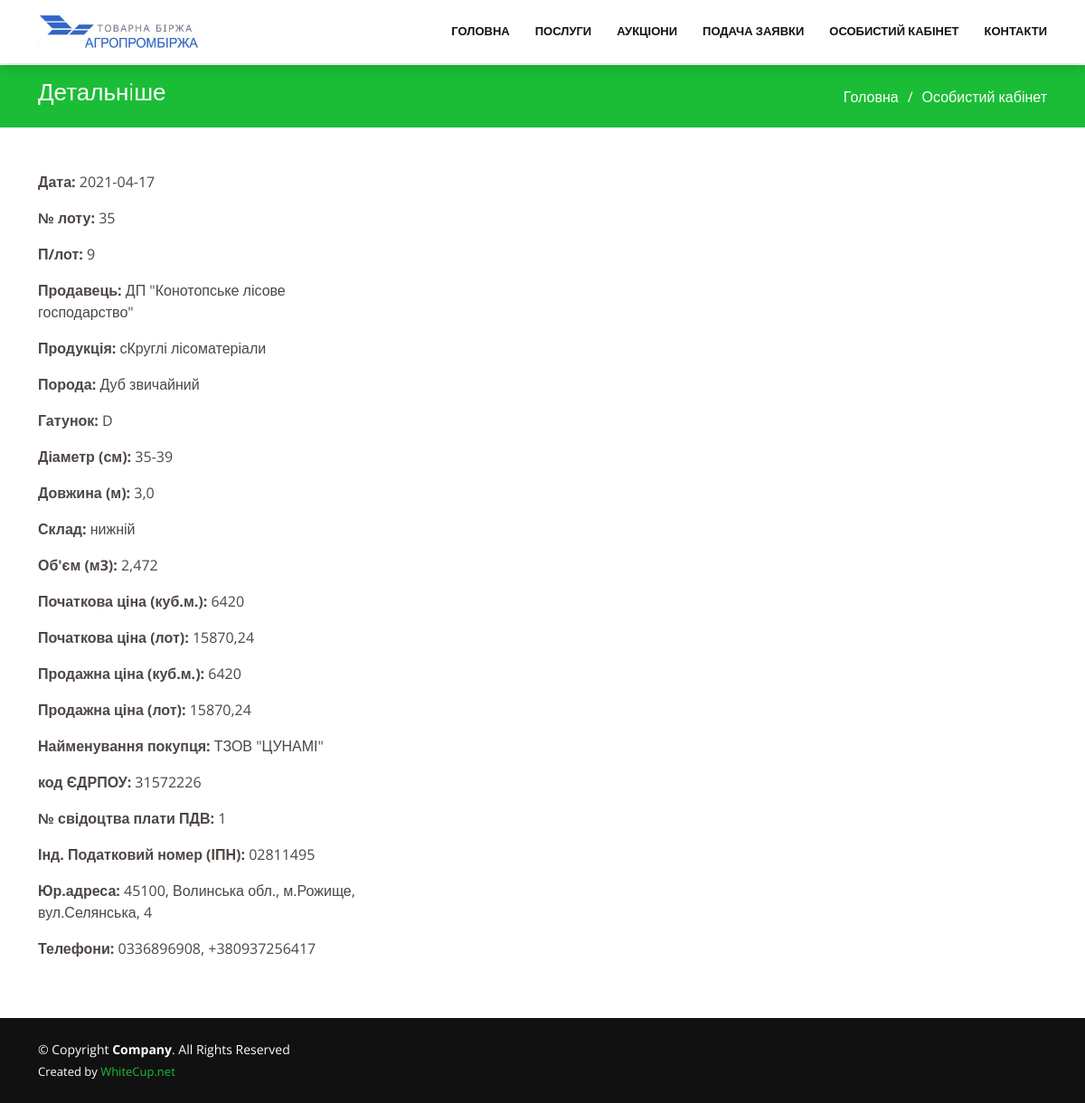
The page /csvbase/258/ on the database its author committed.
### csvbase/models.py (models this page shows, shortened)
class Csvbase(models.Model):
    date = models.CharField("Дата", max_length=150, blank=True, null=True)
    numb_lot = models.CharField("№ лоту", max_length=150, blank=True, null=True)
    p_lot = models.CharField("П/лот", max_length=150, blank=True, null=True)
    seller = models.CharField("Продавець", max_length=150, blank=True, null=True)
    product_name = models.CharField("Продукція", max_length=150, blank=True, null=True)
    product_type = models.CharField("Порода", max_length=150, blank=True, null=True)
    product_kind = models.CharField("Гатунок", max_length=150, blank=True, null=True)
    product_diameter = models.CharField("Діаметр (см)", max_length=150, blank=True, null=True)
    product_length = models.CharField("Довжина (м)", max_length=150, blank=True, null=True)
    storehouse = models.CharField("Склад", max_length=150, blank=True, null=True)
    product_size = models.CharField("Об'єм (м3)", max_length=150, blank=True, null=True)
    start_product_price = models.CharField("Початкова ціна (куб.м.)", max_length=150, blank=True, null=True)
    start_lot_price = models.CharField("Початкова ціна (лот)", max_length=150, blank=True, null=True)
    end_product_price = models.CharField("Продажна ціна (куб.м.)", max_length=150, blank=True, null=True)
    end_lot_price = models.CharField("Продажна ціна (лот)", max_length=150, blank=True, null=True)
    buyer = models.CharField("Найменування покупця", max_length=150, blank=True, null=True)
    EDRPOU = models.CharField("код ЄДРПОУ", max_length=150, blank=True, null=True)
    PDV_certificate = models.CharField("№ свідоцтва плати ПДВ", max_length=150, blank=True, null=True)
    IPN = models.CharField("Інд. Податковий номер (ІПН)", max_length=150, blank=True, null=True)
    buyer_address = models.CharField("Юр.адреса", max_length=150, blank=True, null=True)
    contact = models.CharField("Телефони", max_length=150, blank=True, null=True)
    commission = models.CharField("комісійний збір", max_length=150, blank=True, null=True)
    class Meta:
        verbose_name = "CSV"
        verbose_name_plural = "Выгрузка CSV"

### templates/site/doc1.html (shortened to what this page needs)
<!DOCTYPE html>
<html lang="en">
{% load static %}
{% include 'site/include/head.html' %}
<body>
{% include 'site/include/header.html' %}
<body>
{% include 'site/include/header.html' %}
  <main id="main">
<section id="breadcrumbs" class="breadcrumbs">
      <div class="container">
        <div class="d-flex justify-content-between align-items-center">
          <h2>Детальнiше</h2>
          <ol>
            <li><a href="{% url 'index' %}">Головна</a></li>
            <li>Особистий кабінет</li>
          </ol>
        </div>
      </div>
    </section>
    <section id="contact" class="contact" style="padding:0 0 25px 0;" >
      <div class="container">
        <div class="row mt-5" data-aos="fade-up">
          <div class="col-4">
              <p><b>Дата:</b> {{ csvbase.date }}</p>
              <p><b>№ лоту:</b> {{ csvbase.numb_lot }}</p>
            <p><b>П/лот:</b> {{ csvbase.p_lot}}</p>
              <p><b>Продавець:</b> {{ csvbase.seller}}</p>
            <p><b>Продукція:</b> {{ csvbase.product_name}}</p>
            <p><b>Порода:</b> {{ csvbase.product_type}}</p>
           <p><b>Гатунок:</b> {{ csvbase.product_kind}}</p>
           <p><b>Діаметр (см):</b> {{ csvbase.product_diameter}}</p>
            <p><b>Довжина (м):</b> {{ csvbase.product_length}}</p>
            <p><b>Склад:</b> {{ csvbase.storehouse}}</p>
            <p><b>Об'єм (м3):</b> {{ csvbase.product_size}}</p>
            <p><b>Початкова ціна (куб.м.):</b> {{ csvbase.start_product_price}}</p>
           <p><b>Початкова ціна (лот):</b> {{ csvbase.start_lot_price}}</p>
           <p><b>Продажна ціна (куб.м.):</b> {{ csvbase.end_product_price}}</p>
            <p><b>Продажна ціна (лот):</b> {{ csvbase.end_lot_price}}</p>
            <p><b>Найменування покупця:</b> {{ csvbase.buyer}}</p>
            <p><b>код ЄДРПОУ:</b> {{ csvbase.EDRPOU}}</p>
            <p><b>№ свідоцтва плати ПДВ:</b> {{ csvbase.PDV_certificate}}</p>
            <p><b>Інд. Податковий номер (ІПН):</b> {{ csvbase.IPN}}</p>
            <p><b>Юр.адреса:</b> {{ csvbase.buyer_address}}</p>
            <p><b>Телефони:</b> {{ csvbase.contact}}</p>
          </div>
        </div>
      </div>
    </section>
      <br>
  </main>
{% include 'site/include/footer.html' %}
</body>
</html>
</head>
<body>
</body>
</html>

### static/assets/css/style.css (style rules this page uses)
body { font-family: "Open Sans", sans-serif; color: #4d4643; }
a { color: #1bbd36; text-decoration: none; }
h1, h2, h3, h4, h5, h6 { font-family: "Roboto", sans-serif; }
@media (prefers-reduced-motion: no-preference) { :root { scroll-behavior: auto; } }
section { padding: 60px 0; overflow: hidden; }
.breadcrumbs { padding: 15px 0; background: #1bbd36; min-height: 40px; margin-top: 72px; }
.breadcrumbs h2 { font-size: 26px; font-weight: 300; color: #fff; }
.breadcrumbs ol { display: flex; flex-wrap: wrap; list-style: none; padding: 0; margin: 0; color: #fff; }
.breadcrumbs ol a { color: #fff; }
.breadcrumbs ol li + li { padding-left: 10px; }
.breadcrumbs ol li + li::before { display: inline-block; padding-right: 10px; color: #fff; content: "/"; }

### rows shown on the page
Csvbase: date "2021-04-17", numb_lot "35", p_lot "9", seller "ДП \"Конотопське лісове господарство\"", product_name "сКруглі лісоматеріали", product_type "Дуб звичайний", product_kind "D", product_diameter "35-39", product_length "3,0", storehouse "нижній", product_size "2,472", start_product_price "6420", start_lot_price "15870,24", end_product_price "6420", end_lot_price "15870,24", buyer "ТЗОВ \"ЦУНАМІ\"", EDRPOU "31572226", PDV_certificate "1", IPN "02811495", buyer_address "45100, Волинська обл., м.Рожище, вул.Селянська, 4", contact "0336896908, +380937256417"
